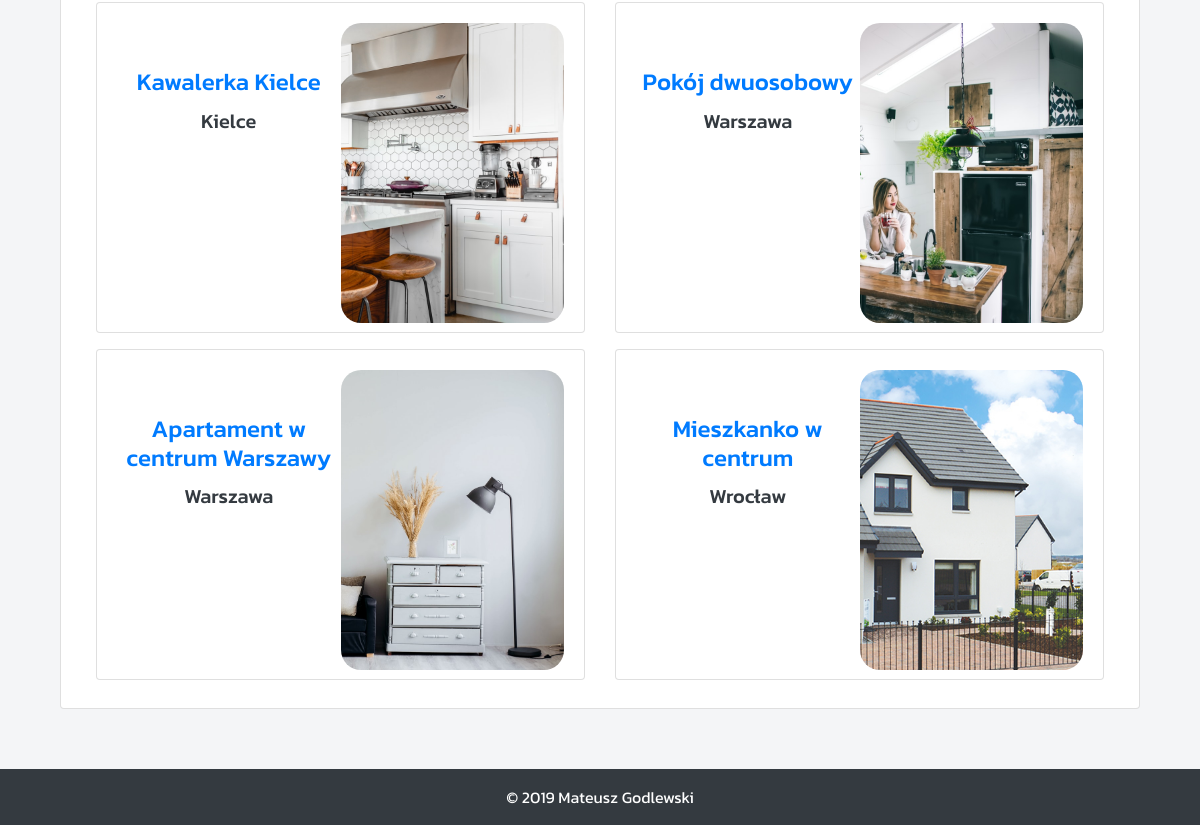
/adverts/ (lower part), run on an earlier commit of the app's database.
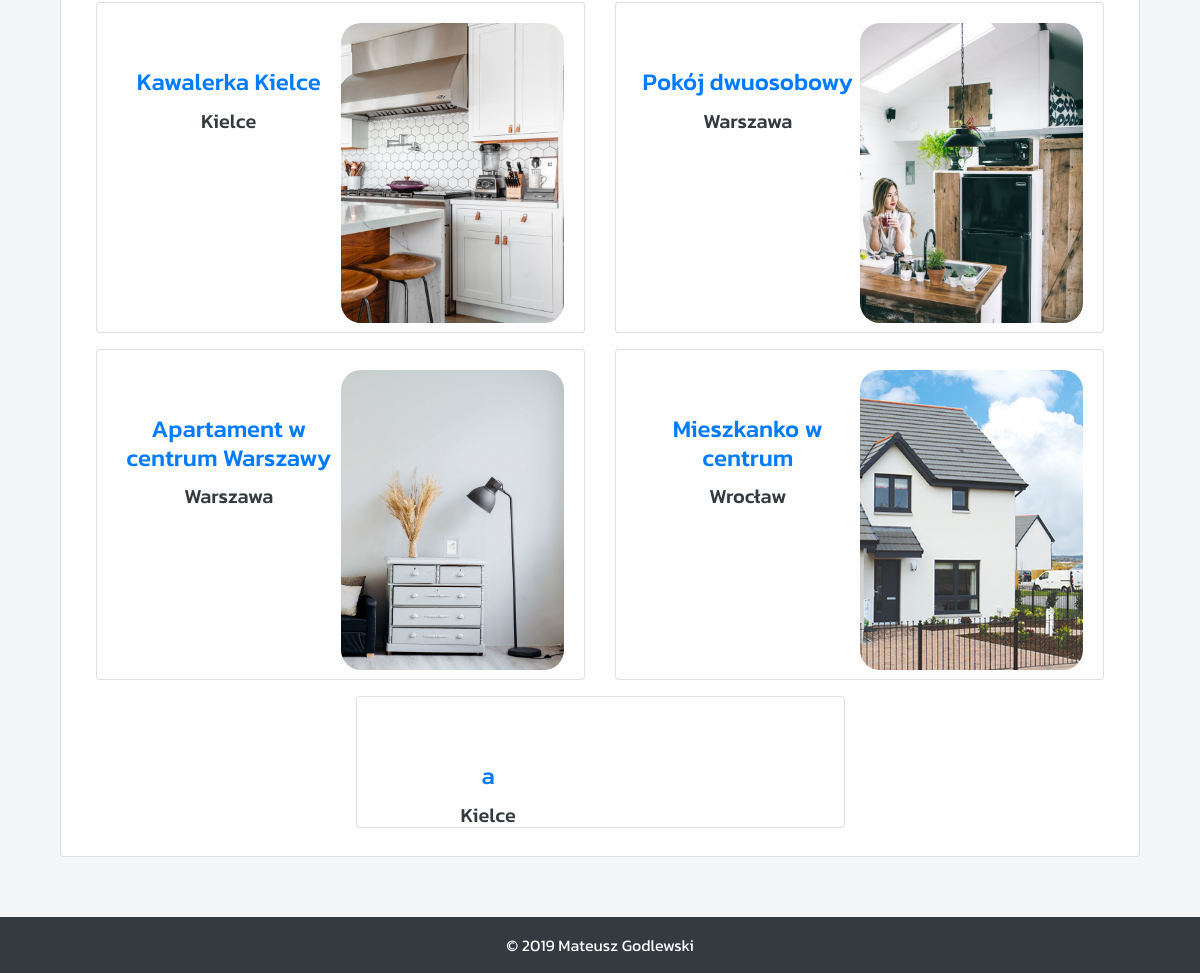
And on a later commit of the database.
### adverts/models.py (models this page shows, shortened)
class Advert(models.Model):
    objects = AdvertManager()   # advert manager, used for search
    location = GoogleMaps()     # adver google maps location object
    CATEGORY_CHOICES = (
        ("Dom", "Dom"),
        ("Mieszkanie", "Mieszkanie"),
        ("Pokój", "Pokój"),
    )
    TYPE_CHOICES = (
        ("Wynajem", "Wynajem"),
        ("Sprzedaż", "Sprzedaż")
    )
    slug = models.SlugField(null=True, blank=True)
    user = models.ForeignKey(User, default=1, null=True, on_delete=models.CASCADE)
    title = models.CharField(max_length=120, verbose_name="Tytuł")
    content = models.TextField(null=True, blank=True, verbose_name="Opis")
    category = models.CharField(max_length=10, choices=CATEGORY_CHOICES, verbose_name="Kategoria")
    advert_type = models.CharField(max_length=10, choices=TYPE_CHOICES, verbose_name="Typ")
    create_date = models.DateTimeField(default=timezone.now)
    furnished = models.BooleanField(default=False, verbose_name="Umeblowanie")
    city = models.CharField(max_length=100, blank=False, verbose_name="Miasto")
    address = models.CharField(max_length=100, blank=False, verbose_name="Adres")
    price = models.PositiveIntegerField(blank=False, null=False, verbose_name="Cena")
    image = models.ImageField(upload_to="images/", blank=True, null=True, verbose_name="Zdjęcia")
    map_url = models.CharField(max_length=200, default="") # google maps url
    map_coord_x = models.FloatField(default=0)  # longitude
    map_coord_y = models.FloatField(default=0)  # latitude

### adverts/views.py (the view)
# urls.py: path("", advert_browse_view),
def advert_browse_view(request):
    template_name = "adverts/adverts-browse.html"
    adverts = Advert.objects.all()
    context = {"adverts": adverts}
    return render(request, template_name, context)

### adverts/models.py (called while the page is built)
    def get_queryset(self):
        return AdvertQuerySet(self.model, using=self._db)

### adverts/templates/adverts/adverts-browse.html (shortened to what this page needs)
{% extends "website/base.html" %}
{% block content %}
    <div class="card" style="margin:5%;">
        <div class="card-body">
            <div style="margin:auto" class="row">
                {% for object in adverts %}
                    {% include "adverts/adverts-inline.html" with advert=object %}
                {% endfor %}
            </div>
        </div>
    </div>
{% endblock  %}

### adverts/templates/adverts/adverts-inline.html
<div class = "col-12 col-md-6 mx-auto mb-2 mt-2">
    <div class = "card">
        <a id="advert-inline" href="/adverts/{{advert.id}}">
            <div class = "card-body">
                <div id="advert-inline-title">
                    <h4 class="card-title text-center" style=>{{advert.title}}</h4>
                    <h5 class="card-text text-center text-dark">{{advert.city}}</h5>
                </div>
                {% if advert.image %}
                    <div id="advert-inline-image"><img src="{{advert.image.url}}" height="300", align="right"></div>
                {% endif %}
            </div>
        </a>
    </div>
</div>

What changed in the data, as far as the page shows it:
added Advert: title "a", city "Kielce"
